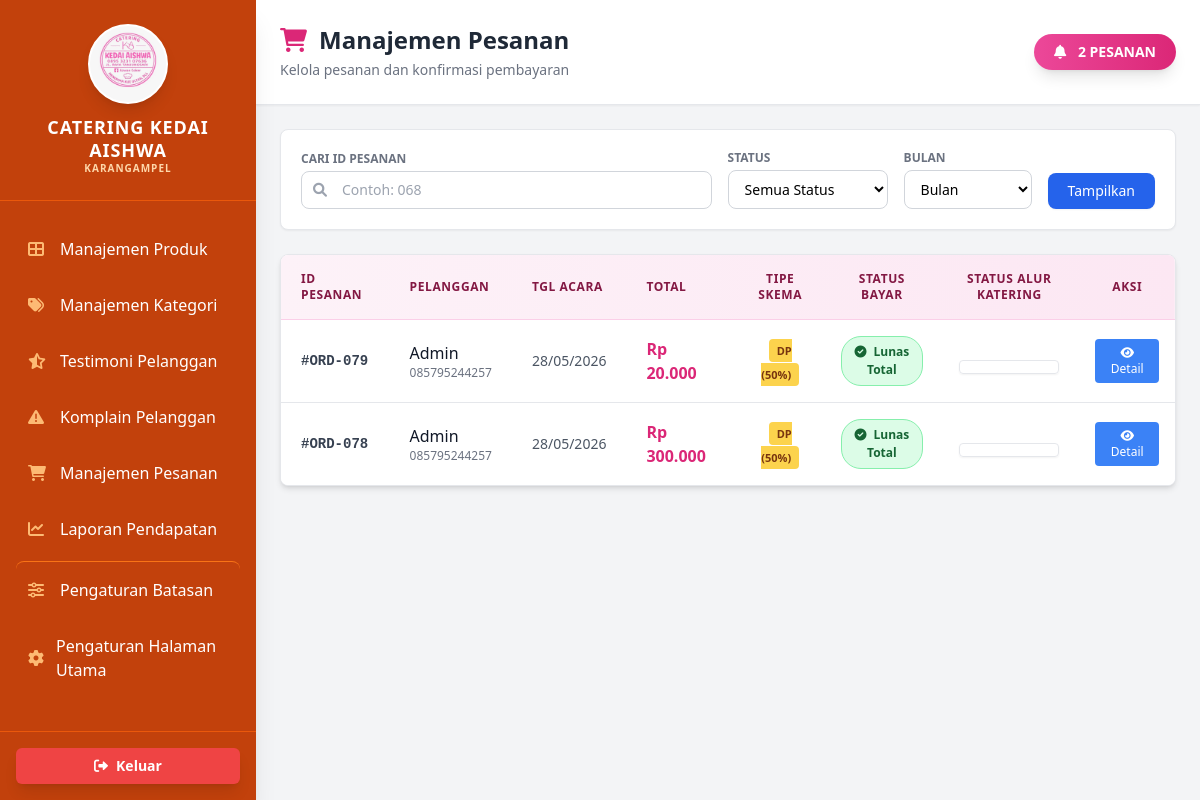
Screenshot of /pelanggan/dashboard_admin/manajemen_pesanan.php (signed in) with the database file from the repository.
### tables this page shows
CREATE TABLE `pesanan` (
  `pesanan_id` int(11) NOT NULL,
  `user_id` int(11) DEFAULT NULL,
  `tanggal_pesan` date DEFAULT NULL,
  `tanggal_acara` date DEFAULT NULL,
  `waktu_acara` time DEFAULT NULL,
  `alamat` text DEFAULT NULL,
  `no_handphone` varchar(15) DEFAULT NULL,
  `total_pesan` decimal(15,2) DEFAULT NULL,
  `status_pesanan` varchar(50) DEFAULT NULL,
  `catatan` text DEFAULT NULL
);

CREATE TABLE `users` (
  `user_id` int(11) NOT NULL,
  `nama_lengkap` varchar(100) NOT NULL,
  `email` varchar(100) NOT NULL,
  `password` varchar(100) DEFAULT NULL,
  `role` enum('admin','pelanggan') DEFAULT 'pelanggan'
);

CREATE TABLE `pembayaran` (
  `pembayaran_id` int(11) NOT NULL,
  `pesanan_id` int(11) DEFAULT NULL,
  `metode_pembayaran` varchar(50) DEFAULT NULL,
  `tanggal_pembayaran` date DEFAULT NULL,
  `waktu_pembayaran` time DEFAULT NULL,
  `total_pembayaran` decimal(15,2) DEFAULT NULL,
  `status_pembayaran` varchar(50) DEFAULT 'Belum Bayar',
  `jumlah_dp` decimal(15,2) DEFAULT 0.00,
  `status_dp` varchar(50) DEFAULT 'Belum Bayar',
  `tanggal_dp` date DEFAULT NULL,
  `waktu_dp` time DEFAULT NULL,
  `bukti_pelunasan` varchar(255) DEFAULT NULL
);

### pelanggan/dashboard_admin/manajemen_pesanan.php (the view, shortened to what this page needs)
<?php
include 'koneksi.php';
$where_sql = "";
$query = "
    SELECT
        p.pesanan_id,
        p.user_id,
        u.nama_lengkap,
        p.tanggal_pesan,
        p.tanggal_acara,
        p.waktu_acara,
        p.alamat,
        p.no_handphone,
        p.catatan,
        p.total_pesan,
        p.status_pesanan,
        pb.pembayaran_id,
        pb.metode_pembayaran,
        pb.total_pembayaran,
        pb.status_pembayaran,
        pb.status_dp,
        pb.jumlah_dp
    FROM pesanan p
    LEFT JOIN users u ON p.user_id = u.user_id
    LEFT JOIN pembayaran pb ON p.pesanan_id = pb.pesanan_id
    $where_sql
    ORDER BY p.pesanan_id DESC
";
$result = mysqli_query($conn, $query);
$pesanan_list = [];
while ($row = mysqli_fetch_assoc($result)) {
    $pesanan_list[] = $row;
}
?>
<!DOCTYPE html>
<html lang="id">
<head>
    <script src="https://cdn.tailwindcss.com"></script>
    <link rel="stylesheet" href="https://cdnjs.cloudflare.com/ajax/libs/font-awesome/6.0.0/css/all.min.css">
</head>
<body class="bg-gray-100">
    <div class="flex">
        <?php include('sidebar.php'); ?>
        <main class="flex-1 flex flex-col h-screen">
            <header class="bg-white shadow-sm border-b border-gray-200 p-6 flex justify-between items-center">
                <div>
                    <h2 class="text-2xl font-bold text-gray-800 flex items-center">
                        <i class="fas fa-shopping-cart text-pink-600 mr-3"></i> Manajemen Pesanan
                    </h2>
                    <p class="text-gray-500 text-sm mt-1">Kelola pesanan dan konfirmasi pembayaran</p>
                </div>
                <div class="bg-gradient-to-r from-pink-500 to-pink-600 text-white px-5 py-2 rounded-full text-sm font-bold shadow-lg">
                    <i class="fas fa-bell mr-2"></i> <?php echo count($pesanan_list); ?> PESANAN
                </div>
            </header>
            <div class="flex-1 p-6 overflow-y-auto">
                <div class="bg-white p-5 rounded-lg shadow-sm border border-gray-200 mb-6 flex flex-wrap items-center justify-between gap-4">
                    <form method="GET" action="manajemen_pesanan.php" class="flex flex-wrap items-end gap-4 w-full">
                        <div class="flex-1 min-w-[200px]">
                            <label class="block text-xs font-bold text-gray-500 mb-1">CARI ID PESANAN</label>
                            <div class="relative">
                                <div class="absolute inset-y-0 left-0 pl-3 flex items-center pointer-events-none">
                                </div>
                                <input type="text" name="search_id" value="<?php echo isset($_GET['search_id']) ? htmlspecialchars($_GET['search_id']) : ''; ?>" placeholder="Contoh: 068" class="w-full pl-10 pr-3 py-2 border border-gray-300 rounded-lg text-sm focus:outline-none focus:border-pink-500 focus:ring-1 focus:ring-pink-500 transition">
                            </div>
                        </div>
                        <div class="w-40">
                            <label class="block text-xs font-bold text-gray-500 mb-1">STATUS</label>
                            <select name="status_filter" class="w-full px-3 py-2 border border-gray-300 rounded-lg text-sm focus:outline-none focus:border-pink-500 focus:ring-1 focus:ring-pink-500 bg-white">
                                <option value="">Semua Status</option>
                            </select>
                        </div>
                        <div class="w-32">
                            <label class="block text-xs font-bold text-gray-500 mb-1">BULAN</label>
                            <select name="bulan" class="w-full px-3 py-2 border border-gray-300 rounded-lg text-sm focus:outline-none focus:border-pink-500 focus:ring-1 focus:ring-pink-500 bg-white">
                                <option value="">Bulan</option>
                            </select>
                        </div>
                        <button type="submit" class="bg-blue-600 hover:bg-blue-700 text-white px-5 py-2 rounded-lg text-sm font-medium transition shadow-sm">Tampilkan</button>
                    </form>
                </div>
                <div class="bg-white rounded-lg shadow-md overflow-hidden border border-gray-200">
                    <div class="overflow-x-auto">
                        <table class="w-full">
                            <thead class="bg-gradient-to-r from-pink-50 to-pink-100 border-b border-pink-200">
                                <tr>
                                    <th class="px-5 py-4 text-left text-xs font-bold text-pink-900 uppercase tracking-wider">ID Pesanan</th>
                                    <th class="px-5 py-4 text-left text-xs font-bold text-pink-900 uppercase tracking-wider">Pelanggan</th>
                                    <th class="px-5 py-4 text-left text-xs font-bold text-pink-900 uppercase tracking-wider">Tgl Acara</th>
                                    <th class="px-5 py-4 text-left text-xs font-bold text-pink-900 uppercase tracking-wider">Total</th>
                                    <th class="px-4 py-4 text-center text-xs font-bold text-pink-900 uppercase tracking-wider">Tipe Skema</th>
                                    <th class="px-4 py-4 text-center text-xs font-bold text-pink-900 uppercase tracking-wider">Status Bayar</th>
                                    <th class="px-5 py-4 text-center text-xs font-bold text-pink-900 uppercase tracking-wider">Status Alur Katering</th>
                                    <th class="px-4 py-4 text-center text-xs font-bold text-pink-900 uppercase tracking-wider">Aksi</th>
                                </tr>
                            </thead>
                            <tbody class="divide-y divide-gray-200">
                                <?php if (!empty($pesanan_list)): ?>
                                    <?php foreach ($pesanan_list as $pesanan):
                                        $detail_query = mysqli_query($conn, "
                                            SELECT dp.*, m.nama_menu, m.gambar, t.nama_tambahan
                                            FROM detail_pesanan dp
                                            LEFT JOIN menu m ON dp.menu_id = m.menu_id
                                            LEFT JOIN tambahan t ON dp.tambahan_id = t.tambahan_id
                                            WHERE dp.pesanan_id = {$pesanan['pesanan_id']}
                                        ");
                                        $details = [];
                                        while ($d = mysqli_fetch_assoc($detail_query)) { $details[] = $d; }
                                        $payment_status = $pesanan['status_pembayaran'] ?? 'Belum Bayar';
                                        $status_dp = $pesanan['status_dp'] ?? 'Belum Bayar';
                                        $tipe_pembayaran = 'Full (100%)';
                                        $badge_skema_class = 'badge-full';
                                        if (strpos(strtolower($pesanan['metode_pembayaran'] ?? ''), '-dp') !== false || $status_dp == 'Selesai' || !empty($pesanan['jumlah_dp'])) {
                                            $tipe_pembayaran = 'DP (50%)';
                                            $badge_skema_class = 'badge-dp';
                                        }
                                        if ($payment_status === 'Selesai') {
                                            $ui_status_bayar = "<span class='status-badge payment-sudah'><i class='fas fa-check-circle mr-1'></i> Lunas Total</span>";
                                        } elseif ($payment_status === 'Menunggu Konfirmasi') {
                                            $ui_status_bayar = "<span class='status-badge payment-konfirmasi'><i class='fas fa-clock mr-1'></i> Verifikasi Pelunasan</span>";
                                        } elseif ($status_dp === 'Selesai') {
                                            $ui_status_bayar = "<span class='status-badge payment-dp'><i class='fas fa-cookie mr-1'></i> Baru Bayar DP</span>";
                                        } else {
                                            $ui_status_bayar = "<span class='status-badge payment-belum'>Belum Bayar</span>";
                                        }
                                        $next_status = ''; $btn_text = ''; $btn_class = ''; $confirm_msg = ''; $clickable = true;
                                    ?>
                                    <tr class="hover:bg-pink-50 bg-white transition">
                                        <td class="px-5 py-4 font-mono text-sm font-bold text-gray-700">#ORD-<?php echo str_pad($pesanan['pesanan_id'], 3, '0', STR_PAD_LEFT); ?></td>
                                        <td class="px-5 py-4">
                                            <div class="font-medium text-gray-900"><?php echo htmlspecialchars($pesanan['nama_lengkap'] ?? 'N/A'); ?></div>
                                            <div class="text-xs text-gray-500"><?php echo htmlspecialchars($pesanan['no_handphone'] ?? ''); ?></div>
                                        </td>
                                        <td class="px-5 py-4 text-sm text-gray-600"><?php echo date('d/m/Y', strtotime($pesanan['tanggal_acara'])); ?></td>
                                        <td class="px-5 py-4 font-bold text-pink-600">Rp <?php echo number_format($pesanan['total_pesan'], 0, ',', '.'); ?></td>
                                        <td class="px-4 py-4 text-center"><span class="<?php echo $badge_skema_class; ?>"><?php echo $tipe_pembayaran; ?></span></td>
                                        <td class="px-4 py-4 text-center"><?php echo $ui_status_bayar; ?></td>
                                        <td class="px-5 py-4 text-center">
                                            <?php if ($clickable): ?>
                                                <button onclick="confirmNextStatus({$pesanan['pesanan_id']}, '$next_status', '$confirm_msg')" class='text-xs font-bold border rounded px-3 py-1.5 w-full shadow-sm transition <?php echo $btn_class; ?>'>
                                                </button>
                                            <?php else: ?>
                                                <span class='text-xs font-bold border rounded px-3 py-1.5 w-full inline-block <?php echo $btn_class; ?>'><?php echo $btn_text; ?></span>
                                            <?php endif; ?>
                                        </td>
                                        <td class="px-4 py-4 text-center space-y-1">
                                            <button class="bg-blue-500 hover:bg-blue-600 text-white px-3 py-1.5 rounded text-xs transition font-medium w-full block"
                                                    onclick="showDetailModal(<?php echo htmlspecialchars(json_encode($pesanan)); ?>, <?php echo htmlspecialchars(json_encode($details)); ?>)">
                                                <i class="fas fa-eye"></i> Detail
                                            </button>
                                        </td>
                                    </tr>
                                    <?php endforeach; ?>
                                <?php else: ?>
                                    <tr><td colspan="8" class="px-6 py-8 text-center text-gray-500">Tidak ada data pesanan.</td></tr>
                                <?php endif; ?>
                            </tbody>
                        </table>
                    </div>
                </div>
            </div>
        </main>
    </div>
</body>
</html>

### pelanggan/dashboard_admin/manajemen_pesanan.php (style rules this page uses)
body { font-family: 'Segoe UI', Tahoma, Geneva, Verdana, sans-serif; }
.status-badge { padding: 6px 12px; border-radius: 20px; font-size: 12px; font-weight: bold; display: inline-block; }
.payment-sudah { background-color: #DCFCE7; color: #166534; border: 1px solid #86EFAC; }
.badge-dp { background-color: #FCD34D; color: #78350F; padding: 4px 8px; border-radius: 4px; font-size: 11px; font-weight: bold; }

### rows the page displays
pesanan: pesanan_id "079", user.nama_lengkap "Admin", no_handphone "085795244257", tanggal_acara "28/05/2026", total_pesan "20.000", pembayaran.metode_pembayaran+status_dp+jumlah_dp "DP (50%)"
pesanan: pesanan_id "078", user.nama_lengkap "Admin", no_handphone "085795244257", tanggal_acara "28/05/2026", total_pesan "300.000", pembayaran.metode_pembayaran+status_dp+jumlah_dp "DP (50%)"

### other values shown
count($pesanan_list) "2"
